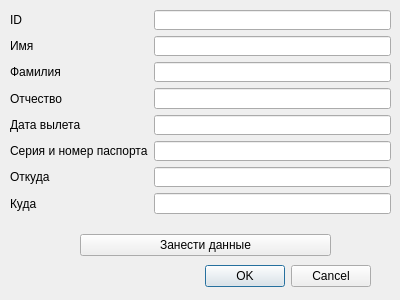
<?xml version="1.0" encoding="UTF-8"?>
<ui version="4.0">
 <class>SecondWindow</class>
 <widget class="QDialog" name="SecondWindow">
  <property name="geometry">
   <rect>
    <x>0</x>
    <y>0</y>
    <width>400</width>
    <height>300</height>
   </rect>
  </property>
  <property name="windowTitle">
   <string>Dialog</string>
  </property>
  <widget class="QDialogButtonBox" name="buttonBox">
   <property name="geometry">
    <rect>
     <x>30</x>
     <y>260</y>
     <width>341</width>
     <height>32</height>
    </rect>
   </property>
   <property name="orientation">
    <enum>Qt::Horizontal</enum>
   </property>
   <property name="standardButtons">
    <set>QDialogButtonBox::Cancel|QDialogButtonBox::Ok</set>
   </property>
  </widget>
  <widget class="QWidget" name="formLayoutWidget">
   <property name="geometry">
    <rect>
     <x>10</x>
     <y>10</y>
     <width>381</width>
     <height>204</height>
    </rect>
   </property>
   <layout class="QFormLayout" name="formLayout">
    <item row="1" column="0">
     <widget class="QLabel" name="label">
      <property name="text">
       <string>Имя</string>
      </property>
     </widget>
    </item>
    <item row="1" column="1">
     <widget class="QLineEdit" name="text_name"/>
    </item>
    <item row="2" column="0">
     <widget class="QLabel" name="label_2">
      <property name="text">
       <string>Фамилия</string>
      </property>
     </widget>
    </item>
    <item row="2" column="1">
     <widget class="QLineEdit" name="text_surname"/>
    </item>
    <item row="3" column="0">
     <widget class="QLabel" name="label_3">
      <property name="text">
       <string>Отчество</string>
      </property>
     </widget>
    </item>
    <item row="3" column="1">
     <widget class="QLineEdit" name="text_otz"/>
    </item>
    <item row="4" column="0">
     <widget class="QLabel" name="label_5">
      <property name="text">
       <string>Дата вылета</string>
      </property>
     </widget>
    </item>
    <item row="4" column="1">
     <widget class="QLineEdit" name="text_data_sortie"/>
    </item>
    <item row="5" column="0">
     <widget class="QLabel" name="label_4">
      <property name="text">
       <string>Серия и номер паспорта</string>
      </property>
     </widget>
    </item>
    <item row="5" column="1">
     <widget class="QLineEdit" name="text_passport"/>
    </item>
    <item row="6" column="0">
     <widget class="QLabel" name="label_7">
      <property name="text">
       <string>Откуда</string>
      </property>
     </widget>
    </item>
    <item row="6" column="1">
     <widget class="QLineEdit" name="text_fromm"/>
    </item>
    <item row="7" column="0">
     <widget class="QLabel" name="label_8">
      <property name="text">
       <string>Куда</string>
      </property>
     </widget>
    </item>
    <item row="7" column="1">
     <widget class="QLineEdit" name="text_too"/>
    </item>
    <item row="0" column="0">
     <widget class="QLabel" name="label_6">
      <property name="text">
       <string>ID</string>
      </property>
     </widget>
    </item>
    <item row="0" column="1">
     <widget class="QLineEdit" name="text_id"/>
    </item>
   </layout>
  </widget>
  <widget class="QWidget" name="verticalLayoutWidget">
   <property name="geometry">
    <rect>
     <x>80</x>
     <y>230</y>
     <width>251</width>
     <height>31</height>
    </rect>
   </property>
   <layout class="QVBoxLayout" name="verticalLayout">
    <item>
     <widget class="QPushButton" name="pushButton">
      <property name="text">
       <string>Занести данные</string>
      </property>
     </widget>
    </item>
   </layout>
  </widget>
 </widget>
 <resources/>
 <connections>
  <connection>
   <sender>buttonBox</sender>
   <signal>accepted()</signal>
   <receiver>SecondWindow</receiver>
   <slot>accept()</slot>
   <hints>
    <hint type="sourcelabel">
     <x>248</x>
     <y>254</y>
    </hint>
    <hint type="destinationlabel">
     <x>157</x>
     <y>274</y>
    </hint>
   </hints>
  </connection>
  <connection>
   <sender>buttonBox</sender>
   <signal>rejected()</signal>
   <receiver>SecondWindow</receiver>
   <slot>reject()</slot>
   <hints>
    <hint type="sourcelabel">
     <x>316</x>
     <y>260</y>
    </hint>
    <hint type="destinationlabel">
     <x>286</x>
     <y>274</y>
    </hint>
   </hints>
  </connection>
 </connections>
</ui>
